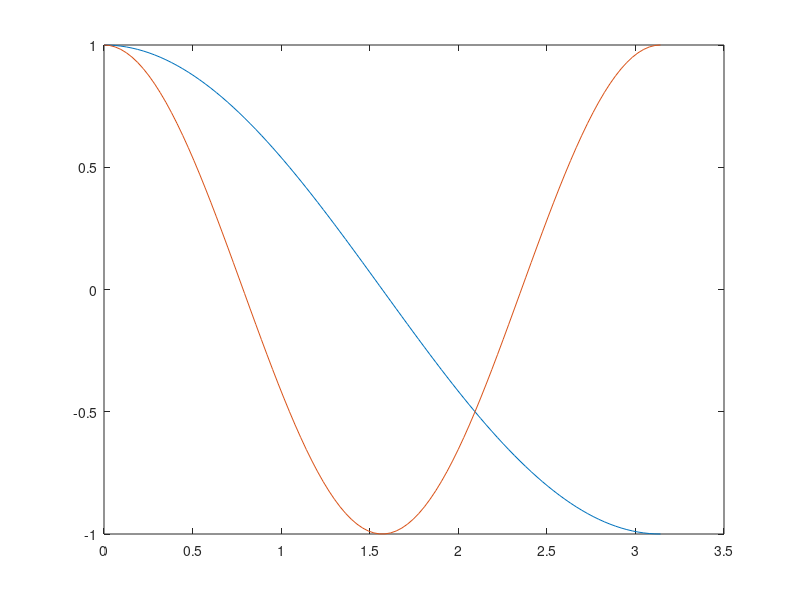

Recreate this plot in MATLAB. (Note: this script raises an error after producing the figure.)
%=============================================================================
% Copyright (c) 2016-present Allan CORNET (Nelson)
%=============================================================================
% This file is part of the Nelson.
%=============================================================================
% LICENCE_BLOCK_BEGIN
% SPDX-License-Identifier: LGPL-3.0-or-later
% LICENCE_BLOCK_END
%=============================================================================
% <--ADV-CLI MODE-->
%=============================================================================
f = figure();
x = linspace(0,pi);
y1 = cos(x);
plot(x, y1)
hold on 
y2 = cos(2*x);
plot(x, y2)
L = legend('cos(x)','cos(2x)')
pause(0.2);
legend('off')
legend('cos(x)','cos(2x)', 'location', 'N')
pause(0.2);
legend('off')
legend('cos(x)','cos(2x)', 'location', 'S')
pause(0.2);
legend('off')
legend('cos(x)','cos(2x)', 'location', 'W')
pause(0.2);
legend('off')
legend('cos(x)','cos(2x)', 'location', 'E')
pause(0.2);
legend('off')
legend('cos(x)','cos(2x)', 'location', 'NE')
pause(0.2);
legend('off')
legend('cos(x)','cos(2x)', 'location', 'NW')
pause(0.2);
legend('off')
legend('cos(x)','cos(2x)', 'location', 'SE')
pause(0.2);
legend('off')
legend('cos(x)','cos(2x)', 'location', 'SW')
pause(0.2);
legend('off')
%=============================================================================
